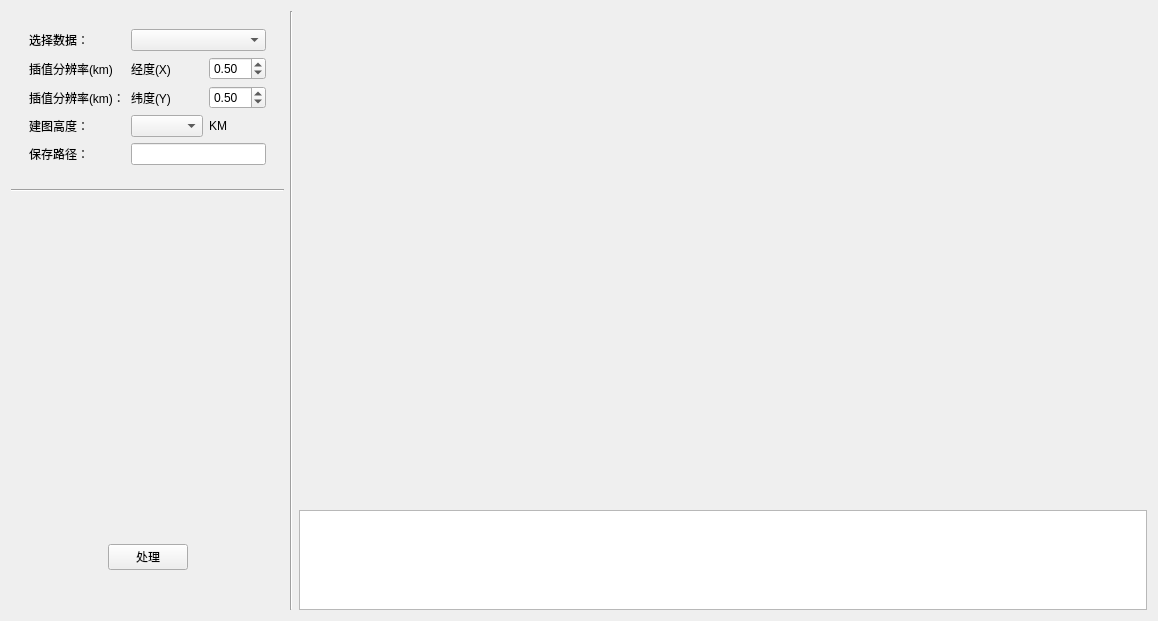
<?xml version="1.0" encoding="UTF-8"?>
<ui version="4.0">
 <class>AutoReferenceMap</class>
 <widget class="QWidget" name="AutoReferenceMap">
  <property name="geometry">
   <rect>
    <x>0</x>
    <y>0</y>
    <width>1158</width>
    <height>621</height>
   </rect>
  </property>
  <property name="minimumSize">
   <size>
    <width>0</width>
    <height>0</height>
   </size>
  </property>
  <property name="windowTitle">
   <string>整图建模</string>
  </property>
  <layout class="QHBoxLayout" name="horizontalLayout_6">
   <item>
    <layout class="QHBoxLayout" name="horizontalLayout" stretch="0,0,7">
     <property name="sizeConstraint">
      <enum>QLayout::SizeConstraint::SetDefaultConstraint</enum>
     </property>
     <item>
      <layout class="QVBoxLayout" name="verticalLayout" stretch="0,0,0,1">
       <property name="sizeConstraint">
        <enum>QLayout::SizeConstraint::SetDefaultConstraint</enum>
       </property>
       <item>
        <widget class="QWidget" name="widget_data" native="true">
         <property name="sizePolicy">
          <sizepolicy hsizetype="Preferred" vsizetype="Preferred">
           <horstretch>0</horstretch>
           <verstretch>0</verstretch>
          </sizepolicy>
         </property>
         <property name="minimumSize">
          <size>
           <width>0</width>
           <height>0</height>
          </size>
         </property>
         <layout class="QHBoxLayout" name="horizontalLayout_3" stretch="0">
          <property name="spacing">
           <number>6</number>
          </property>
          <property name="sizeConstraint">
           <enum>QLayout::SizeConstraint::SetDefaultConstraint</enum>
          </property>
          <item>
           <widget class="QWidget" name="widget_para" native="true">
            <layout class="QVBoxLayout" name="verticalLayout_para">
             <property name="sizeConstraint">
              <enum>QLayout::SizeConstraint::SetDefaultConstraint</enum>
             </property>
             <item>
              <layout class="QGridLayout" name="gridLayout_2">
               <item row="2" column="1">
                <widget class="QLabel" name="label_6">
                 <property name="text">
                  <string>纬度(Y)</string>
                 </property>
                </widget>
               </item>
               <item row="4" column="0">
                <widget class="QLabel" name="label_3">
                 <property name="text">
                  <string>保存路径：</string>
                 </property>
                </widget>
               </item>
               <item row="1" column="2">
                <widget class="QDoubleSpinBox" name="doubleSpinBox_dx">
                 <property name="sizePolicy">
                  <sizepolicy hsizetype="Preferred" vsizetype="Fixed">
                   <horstretch>0</horstretch>
                   <verstretch>0</verstretch>
                  </sizepolicy>
                 </property>
                 <property name="maximumSize">
                  <size>
                   <width>80</width>
                   <height>16777215</height>
                  </size>
                 </property>
                 <property name="value">
                  <double>0.500000000000000</double>
                 </property>
                </widget>
               </item>
               <item row="0" column="1" colspan="2">
                <widget class="QComboBox" name="comboBox_data"/>
               </item>
               <item row="3" column="1">
                <widget class="QComboBox" name="comboBox_height"/>
               </item>
               <item row="3" column="0">
                <widget class="QLabel" name="label_4">
                 <property name="text">
                  <string>建图高度：</string>
                 </property>
                </widget>
               </item>
               <item row="2" column="0">
                <widget class="QLabel" name="label_5">
                 <property name="text">
                  <string>插值分辨率(km)：</string>
                 </property>
                </widget>
               </item>
               <item row="2" column="2">
                <widget class="QDoubleSpinBox" name="doubleSpinBox_dy">
                 <property name="enabled">
                  <bool>true</bool>
                 </property>
                 <property name="sizePolicy">
                  <sizepolicy hsizetype="Preferred" vsizetype="Fixed">
                   <horstretch>0</horstretch>
                   <verstretch>0</verstretch>
                  </sizepolicy>
                 </property>
                 <property name="maximumSize">
                  <size>
                   <width>80</width>
                   <height>16777215</height>
                  </size>
                 </property>
                 <property name="value">
                  <double>0.500000000000000</double>
                 </property>
                </widget>
               </item>
               <item row="4" column="1" colspan="2">
                <widget class="txtLineEdit" name="lineEdit_savePath"/>
               </item>
               <item row="3" column="2">
                <widget class="QLabel" name="label_8">
                 <property name="text">
                  <string>KM</string>
                 </property>
                </widget>
               </item>
               <item row="1" column="0">
                <widget class="QLabel" name="label_11">
                 <property name="text">
                  <string>插值分辨率(km)</string>
                 </property>
                </widget>
               </item>
               <item row="0" column="0">
                <widget class="QLabel" name="label_2">
                 <property name="sizePolicy">
                  <sizepolicy hsizetype="Preferred" vsizetype="Preferred">
                   <horstretch>0</horstretch>
                   <verstretch>0</verstretch>
                  </sizepolicy>
                 </property>
                 <property name="minimumSize">
                  <size>
                   <width>0</width>
                   <height>0</height>
                  </size>
                 </property>
                 <property name="text">
                  <string>选择数据：</string>
                 </property>
                </widget>
               </item>
               <item row="1" column="1">
                <widget class="QLabel" name="label_7">
                 <property name="text">
                  <string>经度(X)</string>
                 </property>
                </widget>
               </item>
              </layout>
             </item>
            </layout>
           </widget>
          </item>
         </layout>
        </widget>
       </item>
       <item>
        <widget class="Line" name="line_2">
         <property name="orientation">
          <enum>Qt::Orientation::Horizontal</enum>
         </property>
        </widget>
       </item>
       <item>
        <widget class="QWidget" name="widget" native="true">
         <property name="minimumSize">
          <size>
           <width>0</width>
           <height>300</height>
          </size>
         </property>
        </widget>
       </item>
       <item>
        <widget class="QWidget" name="widget_confirm" native="true">
         <property name="sizePolicy">
          <sizepolicy hsizetype="Preferred" vsizetype="Preferred">
           <horstretch>0</horstretch>
           <verstretch>0</verstretch>
          </sizepolicy>
         </property>
         <property name="minimumSize">
          <size>
           <width>0</width>
           <height>0</height>
          </size>
         </property>
         <property name="baseSize">
          <size>
           <width>0</width>
           <height>0</height>
          </size>
         </property>
         <layout class="QHBoxLayout" name="horizontalLayout_5">
          <item>
           <spacer name="horizontalSpacer_2">
            <property name="orientation">
             <enum>Qt::Orientation::Horizontal</enum>
            </property>
            <property name="sizeHint" stdset="0">
             <size>
              <width>40</width>
              <height>20</height>
             </size>
            </property>
           </spacer>
          </item>
          <item>
           <widget class="QPushButton" name="pushButton">
            <property name="text">
             <string>处理</string>
            </property>
           </widget>
          </item>
          <item>
           <spacer name="horizontalSpacer">
            <property name="orientation">
             <enum>Qt::Orientation::Horizontal</enum>
            </property>
            <property name="sizeHint" stdset="0">
             <size>
              <width>40</width>
              <height>20</height>
             </size>
            </property>
           </spacer>
          </item>
         </layout>
        </widget>
       </item>
      </layout>
     </item>
     <item>
      <widget class="Line" name="line">
       <property name="orientation">
        <enum>Qt::Orientation::Vertical</enum>
       </property>
      </widget>
     </item>
     <item>
      <layout class="QVBoxLayout" name="verticalLayout_pic" stretch="2,2,2,2,1">
       <item>
        <widget class="QWidget" name="widget_pic3" native="true">
         <layout class="QHBoxLayout" name="horizontalLayout_10"/>
        </widget>
       </item>
       <item>
        <widget class="QWidget" name="widget_pic1" native="true">
         <layout class="QHBoxLayout" name="horizontalLayout_9"/>
        </widget>
       </item>
       <item>
        <widget class="QWidget" name="widget_pic2" native="true">
         <layout class="QHBoxLayout" name="horizontalLayout_7"/>
        </widget>
       </item>
       <item>
        <widget class="QWidget" name="widget_pic0" native="true">
         <property name="sizePolicy">
          <sizepolicy hsizetype="Preferred" vsizetype="Preferred">
           <horstretch>0</horstretch>
           <verstretch>0</verstretch>
          </sizepolicy>
         </property>
         <layout class="QHBoxLayout" name="horizontalLayout_8"/>
        </widget>
       </item>
       <item>
        <widget class="QTextBrowser" name="textBrowser">
         <property name="sizePolicy">
          <sizepolicy hsizetype="Preferred" vsizetype="Fixed">
           <horstretch>0</horstretch>
           <verstretch>0</verstretch>
          </sizepolicy>
         </property>
         <property name="maximumSize">
          <size>
           <width>16777215</width>
           <height>100</height>
          </size>
         </property>
        </widget>
       </item>
      </layout>
     </item>
    </layout>
   </item>
  </layout>
 </widget>
 <customwidgets>
  <customwidget>
   <class>txtLineEdit</class>
   <extends>QLineEdit</extends>
   <header>utils.h</header>
  </customwidget>
 </customwidgets>
 <resources/>
 <connections/>
</ui>
